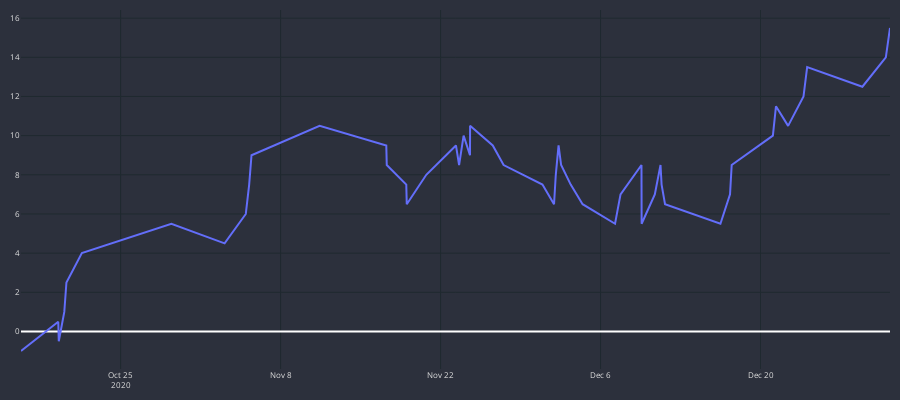

Notebook cell for this chart:
### Code cell
fig = go.Figure()

fig.add_trace(go.Scatter(
    x=df_trades_best.end_time,
    y=df_trades_best['CUM_RES'],
    line=dict(width=2)
))

fig.update_yaxes(
    gridcolor="#1f292f"
)
fig.update_xaxes(
    gridcolor="#1f292f"
)

fig.update_layout(
    margin=dict(l=10,r=10,b=10,t=10),
    paper_bgcolor="#2c303c",
    plot_bgcolor="#2c303c",
    font=dict(size=8, color="#e1e1e1"),
    height=400
)

fig.show()
